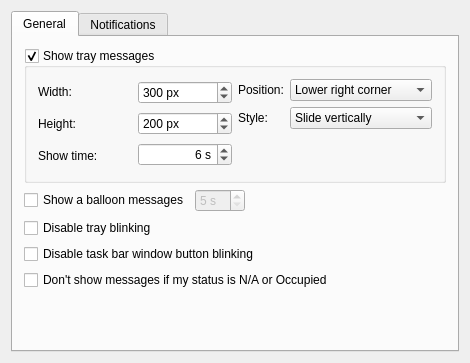
<ui version="4.0" >
 <class>eventsSettingsClass</class>
 <widget class="QWidget" name="eventsSettingsClass" >
  <property name="geometry" >
   <rect>
    <x>0</x>
    <y>0</y>
    <width>470</width>
    <height>363</height>
   </rect>
  </property>
  <property name="windowTitle" >
   <string>eventsSettings</string>
  </property>
  <layout class="QGridLayout" >
   <item row="0" column="0" >
    <widget class="QTabWidget" name="tabWidget" >
     <property name="currentIndex" >
      <number>0</number>
     </property>
     <widget class="QWidget" name="tab" >
      <property name="geometry" >
       <rect>
        <x>0</x>
        <y>0</y>
        <width>448</width>
        <height>313</height>
       </rect>
      </property>
      <attribute name="title" >
       <string>General</string>
      </attribute>
      <attribute name="icon" >
       <iconset resource="../../../../qutim.qrc" >
        <normaloff>:/icons/crystal_project/events.png</normaloff>:/icons/crystal_project/events.png</iconset>
      </attribute>
      <layout class="QGridLayout" >
       <item row="0" column="0" >
        <widget class="QGroupBox" name="trayMessagesBox" >
         <property name="title" >
          <string>Show tray messages</string>
         </property>
         <property name="checkable" >
          <bool>true</bool>
         </property>
         <layout class="QGridLayout" >
          <item rowspan="2" row="0" column="0" >
           <layout class="QHBoxLayout" >
            <property name="sizeConstraint" >
             <enum>QLayout::SetFixedSize</enum>
            </property>
            <item>
             <layout class="QVBoxLayout" >
              <property name="sizeConstraint" >
               <enum>QLayout::SetFixedSize</enum>
              </property>
              <item>
               <widget class="QLabel" name="widthLabel" >
                <property name="text" >
                 <string>Width:</string>
                </property>
               </widget>
              </item>
              <item>
               <widget class="QLabel" name="heightLabel" >
                <property name="text" >
                 <string>Height:</string>
                </property>
               </widget>
              </item>
              <item>
               <widget class="QLabel" name="timeLabel" >
                <property name="text" >
                 <string>Show time:</string>
                </property>
               </widget>
              </item>
             </layout>
            </item>
            <item>
             <layout class="QVBoxLayout" >
              <property name="sizeConstraint" >
               <enum>QLayout::SetFixedSize</enum>
              </property>
              <item>
               <widget class="QSpinBox" name="widthSpinBox" >
                <property name="sizePolicy" >
                 <sizepolicy vsizetype="Fixed" hsizetype="Minimum" >
                  <horstretch>0</horstretch>
                  <verstretch>0</verstretch>
                 </sizepolicy>
                </property>
                <property name="suffix" >
                 <string> px</string>
                </property>
                <property name="minimum" >
                 <number>30</number>
                </property>
                <property name="maximum" >
                 <number>500</number>
                </property>
                <property name="value" >
                 <number>300</number>
                </property>
               </widget>
              </item>
              <item>
               <widget class="QSpinBox" name="heightSpinBox" >
                <property name="sizePolicy" >
                 <sizepolicy vsizetype="Fixed" hsizetype="Minimum" >
                  <horstretch>0</horstretch>
                  <verstretch>0</verstretch>
                 </sizepolicy>
                </property>
                <property name="suffix" >
                 <string> px</string>
                </property>
                <property name="minimum" >
                 <number>30</number>
                </property>
                <property name="maximum" >
                 <number>400</number>
                </property>
                <property name="singleStep" >
                 <number>1</number>
                </property>
                <property name="value" >
                 <number>200</number>
                </property>
               </widget>
              </item>
              <item>
               <widget class="QSpinBox" name="timeSpinBox" >
                <property name="sizePolicy" >
                 <sizepolicy vsizetype="Fixed" hsizetype="Minimum" >
                  <horstretch>0</horstretch>
                  <verstretch>0</verstretch>
                 </sizepolicy>
                </property>
                <property name="layoutDirection" >
                 <enum>Qt::LeftToRight</enum>
                </property>
                <property name="alignment" >
                 <set>Qt::AlignRight|Qt::AlignTrailing|Qt::AlignVCenter</set>
                </property>
                <property name="suffix" >
                 <string> s</string>
                </property>
                <property name="minimum" >
                 <number>1</number>
                </property>
                <property name="maximum" >
                 <number>60</number>
                </property>
                <property name="value" >
                 <number>6</number>
                </property>
               </widget>
              </item>
             </layout>
            </item>
           </layout>
          </item>
          <item row="0" column="1" >
           <layout class="QHBoxLayout" >
            <item>
             <layout class="QVBoxLayout" >
              <property name="sizeConstraint" >
               <enum>QLayout::SetFixedSize</enum>
              </property>
              <item>
               <widget class="QLabel" name="positionLabel" >
                <property name="sizePolicy" >
                 <sizepolicy vsizetype="Preferred" hsizetype="Fixed" >
                  <horstretch>0</horstretch>
                  <verstretch>0</verstretch>
                 </sizepolicy>
                </property>
                <property name="text" >
                 <string>Position:</string>
                </property>
               </widget>
              </item>
              <item>
               <widget class="QLabel" name="styleLabel" >
                <property name="sizePolicy" >
                 <sizepolicy vsizetype="Preferred" hsizetype="Fixed" >
                  <horstretch>0</horstretch>
                  <verstretch>0</verstretch>
                 </sizepolicy>
                </property>
                <property name="text" >
                 <string>Style:</string>
                </property>
               </widget>
              </item>
             </layout>
            </item>
            <item>
             <layout class="QVBoxLayout" >
              <item>
               <widget class="QComboBox" name="positionComboBox" >
                <property name="currentIndex" >
                 <number>3</number>
                </property>
                <property name="sizeAdjustPolicy" >
                 <enum>QComboBox::AdjustToContentsOnFirstShow</enum>
                </property>
                <item>
                 <property name="text" >
                  <string>Upper left corner</string>
                 </property>
                </item>
                <item>
                 <property name="text" >
                  <string>Upper right corner</string>
                 </property>
                </item>
                <item>
                 <property name="text" >
                  <string>Lower left corner</string>
                 </property>
                </item>
                <item>
                 <property name="text" >
                  <string>Lower right corner</string>
                 </property>
                </item>
               </widget>
              </item>
              <item>
               <widget class="QComboBox" name="styleComboBox" >
                <property name="currentIndex" >
                 <number>1</number>
                </property>
                <item>
                 <property name="text" >
                  <string>No slide</string>
                 </property>
                </item>
                <item>
                 <property name="text" >
                  <string>Slide vertically</string>
                 </property>
                </item>
                <item>
                 <property name="text" >
                  <string>Slide horizontally</string>
                 </property>
                </item>
               </widget>
              </item>
             </layout>
            </item>
           </layout>
          </item>
          <item row="1" column="1" >
           <spacer>
            <property name="orientation" >
             <enum>Qt::Vertical</enum>
            </property>
            <property name="sizeHint" stdset="0" >
             <size>
              <width>20</width>
              <height>40</height>
             </size>
            </property>
           </spacer>
          </item>
         </layout>
        </widget>
       </item>
       <item row="1" column="0" >
        <layout class="QHBoxLayout" >
         <item>
          <widget class="QCheckBox" name="trayBalloonBox" >
           <property name="text" >
            <string>Show a balloon messages</string>
           </property>
          </widget>
         </item>
         <item>
          <widget class="QSpinBox" name="balloonSecBox" >
           <property name="enabled" >
            <bool>false</bool>
           </property>
           <property name="frame" >
            <bool>true</bool>
           </property>
           <property name="suffix" >
            <string> s</string>
           </property>
           <property name="prefix" >
            <string/>
           </property>
           <property name="minimum" >
            <number>5</number>
           </property>
           <property name="maximum" >
            <number>60</number>
           </property>
          </widget>
         </item>
         <item>
          <spacer>
           <property name="orientation" >
            <enum>Qt::Horizontal</enum>
           </property>
           <property name="sizeHint" stdset="0" >
            <size>
             <width>40</width>
             <height>20</height>
            </size>
           </property>
          </spacer>
         </item>
        </layout>
       </item>
       <item row="2" column="0" >
        <widget class="QCheckBox" name="trayBlinkBox" >
         <property name="text" >
          <string>Disable tray blinking</string>
         </property>
        </widget>
       </item>
       <item row="3" column="0" >
        <widget class="QCheckBox" name="trayButtonBox" >
         <property name="text" >
          <string>Disable task bar window button blinking</string>
         </property>
        </widget>
       </item>
       <item row="4" column="0" >
        <widget class="QCheckBox" name="dshowBox" >
         <property name="text" >
          <string>Don't show messages if my status is N/A or Occupied</string>
         </property>
        </widget>
       </item>
       <item row="5" column="0" >
        <spacer>
         <property name="orientation" >
          <enum>Qt::Vertical</enum>
         </property>
         <property name="sizeHint" stdset="0" >
          <size>
           <width>396</width>
           <height>16</height>
          </size>
         </property>
        </spacer>
       </item>
      </layout>
     </widget>
     <widget class="QWidget" name="tab_2" >
      <property name="geometry" >
       <rect>
        <x>0</x>
        <y>0</y>
        <width>448</width>
        <height>313</height>
       </rect>
      </property>
      <attribute name="title" >
       <string>Notifications</string>
      </attribute>
      <attribute name="icon" >
       <iconset resource="../../../../qutim.qrc" >
        <normaloff>:/icons/crystal_project/notification.png</normaloff>:/icons/crystal_project/notification.png</iconset>
      </attribute>
      <layout class="QGridLayout" name="gridLayout" >
       <item row="1" column="0" >
        <layout class="QHBoxLayout" name="horizontalLayout_2" >
         <item>
          <layout class="QVBoxLayout" name="verticalLayout" >
           <property name="sizeConstraint" >
            <enum>QLayout::SetFixedSize</enum>
           </property>
           <item>
            <widget class="QLabel" name="label" >
             <property name="sizePolicy" >
              <sizepolicy vsizetype="Preferred" hsizetype="Fixed" >
               <horstretch>0</horstretch>
               <verstretch>0</verstretch>
              </sizepolicy>
             </property>
             <property name="text" >
              <string>Theme:</string>
             </property>
            </widget>
           </item>
           <item>
            <widget class="QLabel" name="label_2" >
             <property name="sizePolicy" >
              <sizepolicy vsizetype="Preferred" hsizetype="Fixed" >
               <horstretch>0</horstretch>
               <verstretch>0</verstretch>
              </sizepolicy>
             </property>
             <property name="text" >
              <string>Test:</string>
             </property>
            </widget>
           </item>
          </layout>
         </item>
         <item>
          <layout class="QVBoxLayout" name="verticalLayout_2" >
           <item>
            <widget class="QComboBox" name="trayThemeBox" />
           </item>
           <item>
            <layout class="QHBoxLayout" name="horizontalLayout" >
             <item>
              <widget class="QComboBox" name="testBox" />
             </item>
             <item>
              <widget class="QToolButton" name="testEventButton" >
               <property name="maximumSize" >
                <size>
                 <width>24</width>
                 <height>24</height>
                </size>
               </property>
               <property name="toolTip" >
                <string>Test</string>
               </property>
               <property name="text" >
                <string/>
               </property>
               <property name="icon" >
                <iconset resource="../../../../qutim.qrc" >
                 <normaloff>:/icons/crystal_project/show.png</normaloff>:/icons/crystal_project/show.png</iconset>
               </property>
              </widget>
             </item>
            </layout>
           </item>
          </layout>
         </item>
        </layout>
       </item>
       <item row="2" column="0" >
        <spacer>
         <property name="orientation" >
          <enum>Qt::Vertical</enum>
         </property>
         <property name="sizeHint" stdset="0" >
          <size>
           <width>20</width>
           <height>40</height>
          </size>
         </property>
        </spacer>
       </item>
       <item row="0" column="0" >
        <widget class="QGroupBox" name="notifyBox" >
         <property name="title" >
          <string>Notify when contacts</string>
         </property>
         <layout class="QGridLayout" >
          <item row="0" column="0" >
           <widget class="QCheckBox" name="signOnBox" >
            <property name="text" >
             <string>Sign on</string>
            </property>
           </widget>
          </item>
          <item row="1" column="0" >
           <widget class="QCheckBox" name="signOffBox" >
            <property name="text" >
             <string>Sign off</string>
            </property>
           </widget>
          </item>
          <item row="2" column="0" >
           <widget class="QCheckBox" name="typingBox" >
            <property name="text" >
             <string>Typing Message</string>
            </property>
           </widget>
          </item>
          <item row="3" column="0" >
           <widget class="QCheckBox" name="changeStatusBox" >
            <property name="text" >
             <string>Change status</string>
            </property>
           </widget>
          </item>
          <item row="4" column="0" >
           <widget class="QCheckBox" name="awayBox" >
            <property name="text" >
             <string>Read away message</string>
            </property>
           </widget>
          </item>
         </layout>
        </widget>
       </item>
      </layout>
     </widget>
    </widget>
   </item>
  </layout>
 </widget>
 <layoutdefault spacing="6" margin="11" />
 <resources>
  <include location="../../../../qutim.qrc" />
 </resources>
 <connections>
  <connection>
   <sender>trayBalloonBox</sender>
   <signal>toggled(bool)</signal>
   <receiver>balloonSecBox</receiver>
   <slot>setEnabled(bool)</slot>
   <hints>
    <hint type="sourcelabel" >
     <x>171</x>
     <y>62</y>
    </hint>
    <hint type="destinationlabel" >
     <x>229</x>
     <y>64</y>
    </hint>
   </hints>
  </connection>
 </connections>
</ui>
